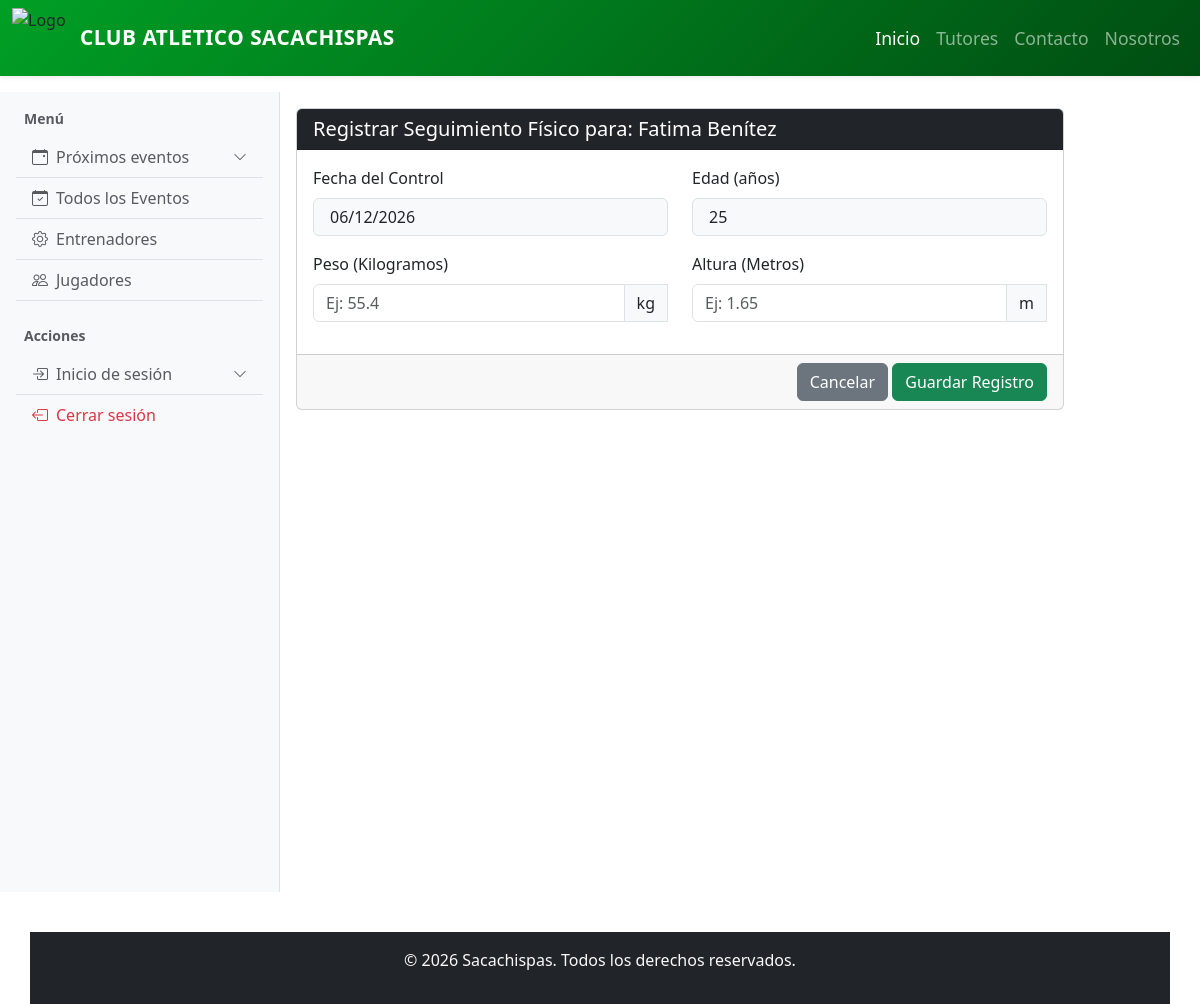
The app's page /backend/seguimiento/nuevo.php?id_jugador=3 with its own data.
### tables this page shows
CREATE TABLE Jugadores (
    id_jugador          INT UNSIGNED   NOT NULL AUTO_INCREMENT,
    apellido            VARCHAR(100)   NOT NULL,
    nombre              VARCHAR(100)   NOT NULL,
    CI                  VARCHAR(20)    NOT NULL UNIQUE,
    fecha_nac           DATE           NOT NULL,
    nro_contacto        VARCHAR(20)    NOT NULL,
    genero              INT UNSIGNED   NOT NULL,
    activo              TINYINT(1)     NOT NULL DEFAULT 1,
    direccion           VARCHAR(200)   NOT NULL,
    lugar_nac           VARCHAR(100)   NOT NULL,
    foto                LONGBLOB       NULL,
    tipo_sangre         VARCHAR(5)     NULL     COMMENT 'Ej: A+, O-, AB+',
    alergias            VARCHAR(255)   NULL,
    enfermedades_base   VARCHAR(255)   NULL,
    PRIMARY KEY (id_jugador)
);

### backend/seguimiento/nuevo.php (called while the page is built, shortened)
<?php
include __DIR__ . "/../../db/lib/conex.php";
include __DIR__ . "/../../db/lib/jugadores.php";
$con         = Conex();
$jugadorObj  = new jugadores($con);
$id_jugador = intval($_GET['id_jugador']);
$res_jugador = $jugadorObj->getById($id_jugador);
$datos_jugador = $res_jugador->fetch_assoc();
$fecha_nac = new DateTime($datos_jugador['fecha_nac']);
$hoy = new DateTime();
$edad_actual = $hoy->diff($fecha_nac)->y;
$target      = "guardar.php";
$titulo_form = "Registrar Seguimiento Físico para: " . $datos_jugador['nombre'] . " " . $datos_jugador['apellido'];
$fila = [
    "id_seguimiento" => "",
    "id_jugador"     => $id_jugador,
    "fecha"          => date('Y-m-d'),
    "edad"           => $edad_actual,
    "peso"           => "",
    "altura"         => "",
];
include_once '../../template/parciales/templateStart.php';
include "_form.php";
include_once '../../template/parciales/templateEnd.php';
?>

### db/lib/jugadores.php (called while the page is built, shortened)
<?php
class jugadores {
    private $db;
    public function __construct($conn) {
        $this->db = $conn;
    }
    public function getByID($dato) {
        $id  = (int)$dato;
        $sql = "SELECT * FROM `Jugadores` WHERE `id_jugador` = $id";
        return $this->db->query($sql);
    }
}
?>

### backend/seguimiento/_form.php (the view, shortened to what this page needs)
<form action="<?php echo $target; ?>" method="POST" class="needs-validation" novalidate>
    <div class="card">
        <div class="card-header bg-dark text-white">
            <h5 class="mb-0"><?php echo $titulo_form ?? 'Registrar Seguimiento Físico';  ?></h5>
        </div>
        <div class="card-body">
            <div class="row">
                <div class="col-md-6 mb-3">
                    <label for="fecha" class="form-label">Fecha del Control</label>
                    <input type="date" class="form-control-plaintext bg-light px-3 border rounded" id="fecha" name="fecha"
                        value="<?php echo isset($fila['fecha']) ? $fila['fecha'] : date('Y-m-d'); ?>" readonly>
                </div>
                <div class="col-md-6 mb-3">
                    <label for="edad" class="form-label">Edad (años)</label>
                    <input type="number" class="form-control-plaintext bg-light px-3 border rounded" id="edad" name="edad"
                           value="<?php echo isset($fila['edad']) ? $fila['edad'] : ''; ?>" readonly>
                </div>
            </div>
            <div class="row">
                <div class="col-md-6 mb-3">
                    <label for="peso" class="form-label">Peso (Kilogramos)</label>
                    <div class="input-group">
                        <input type="number" step="0.1" class="form-control" id="peso" name="peso" min="1" max="250"
                               placeholder="Ej: 55.4" value="<?php echo isset($fila['peso']) ? $fila['peso'] : ''; ?>" required>
                        <span class="input-group-text">kg</span>
                    </div>
                </div>
                <div class="col-md-6 mb-3">
                    <label for="altura" class="form-label">Altura (Metros)</label>
                    <div class="input-group">
                        <input type="number" step="0.01" class="form-control" id="altura" name="altura" min="0.5" max="2.5"
                               placeholder="Ej: 1.65" value="<?php echo isset($fila['altura']) ? $fila['altura'] : ''; ?>" required>
                        <span class="input-group-text">m</span>
                    </div>
                </div>
            </div>
        </div>
        <div class="card-footer text-end">
            <a href="index.php?id_jugador=<?php echo isset($fila['id_jugador']) ? $fila['id_jugador'] : ''; ?>" class="btn btn-secondary">
                Cancelar
            </a>
            <button type="submit" class="btn btn-success">
                Guardar Registro
            </button>
        </div>
    </div>
</form>

### records on screen
jugadores: titulo_form "Registrar Seguimiento Físico para: Fatima Benítez", fecha "06/12/2026", edad "25"
